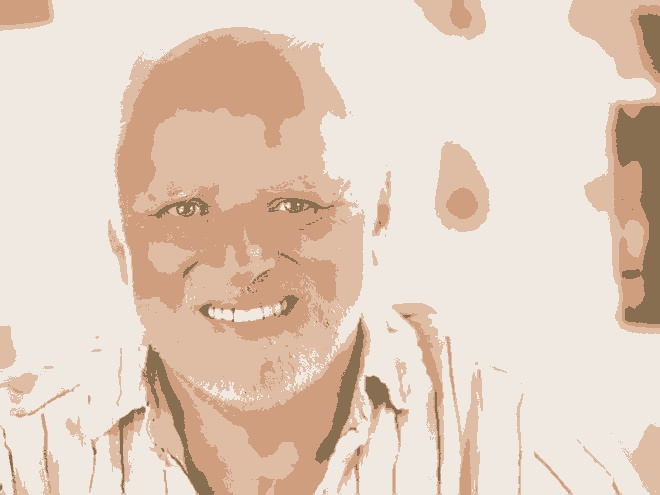
#> input picture images/tmp/tmp2.jpg, 660 x 495 px
$ python iv.py images/tmp/tmp2.jpg   (older library calls are emulated)
#> lines starting #> are read from the running program, lines starting #| are printed output that depends on the picture; after the words box and inside, x2 and y2 are one past the last pixel; in counts of white or black regions, pixels touching at a corner belong together
### comic.py
import sys
import numpy

import cv2


def comic(image):
#> called with image = 'images/tmp/tmp2.jpg'
    img = cv2.imread(image)
#> img is the input picture: shape (495, 660, 3); mean B, G, R 190.6, 206.8, 226.9
    # do edge detection on a grayscale image
    gray = cv2.cvtColor(img, cv2.COLOR_BGRA2GRAY)
    edges = cv2.blur(gray, (3, 3)) # this blur gets rid of some noise
    edges = cv2.Canny(edges, 50, 150, apertureSize=3) # this is the edge detection
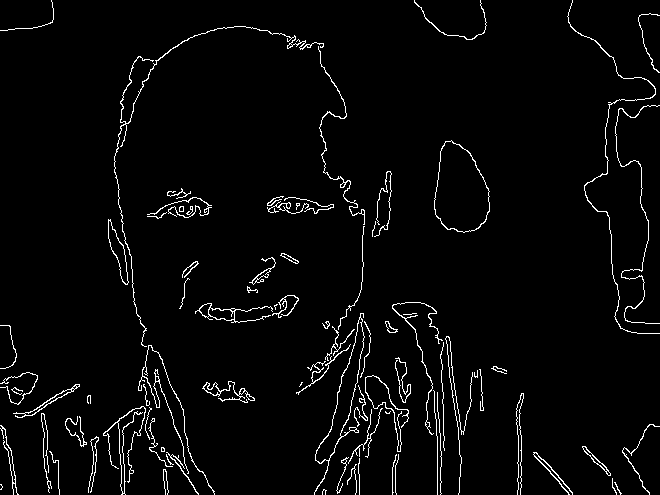
#> edges: shape (495, 660); 3.2% white in thin lines or dots

    # the edges are a bit thin, this blur and threshold make them a bit fatter
    kernel = numpy.ones((3,3), dtype=numpy.float) / 12.0
    edges = cv2.filter2D(edges, 0, kernel)
    edges = cv2.threshold(edges, 50, 255, 0)[1]
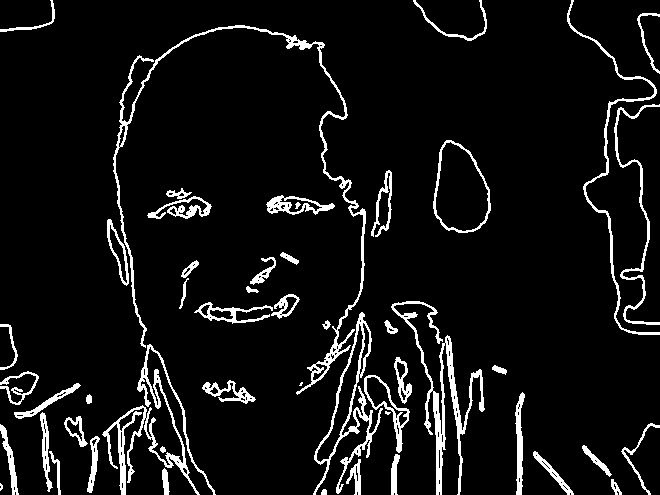
#> edges: shape (495, 660); 7.1% white; 51 white regions (3 under 20 px), largest, box (x1, y1, x2, y2) and area: (113, 25, 366, 395) 3263, (391, 301, 485, 495) 2650, (102, 344, 216, 495) 2543

    # and back to colour...
    edges = cv2.cvtColor(edges, cv2.COLOR_GRAY2BGR)

    # this is the expensive operation, it blurs things but keeps track of
    # colour boundaries or something, heck, just play with it
    shifted = cv2.pyrMeanShiftFiltering(img, 10, 20)

    # now compose with the edges, the edges are white so take them away
    # to leave black
    cv2.imwrite('images/tmp/tmp1.jpg',shifted)

# [5 lines that do not run on import are left out]

### compression.py
import numpy as np
import cv2
import sys
def compress(image):
#> called with image = 'images/tmp/tmp1.jpg'
    img = cv2.imread(image)
    Z = img.reshape((-1,3))

    # convert to np.float32
    Z = np.float32(Z)

    # define criteria, number of clusters(K) and apply kmeans()
    criteria = (cv2.TERM_CRITERIA_EPS + cv2.TERM_CRITERIA_MAX_ITER, 10, 1.0)
    K = 4
    ret,label,center=cv2.kmeans(Z,K,None,criteria,10,cv2.KMEANS_RANDOM_CENTERS)
#> ret = 6246367.3; center = [[164.7, 188.9, 222], [127.8, 158.8, 205.6], [223.9, 232.3, 240.4], [79.42, 109.2, 137.2]]

    # Now convert back into uint8, and make original image
    center = np.uint8(center)
#> center = [[164, 188, 221], [127, 158, 205], [223, 232, 240], [79, 109, 137]]
    res = center[label.flatten()]
    res2 = res.reshape((img.shape))

    cv2.imwrite('images/tmp/tmp2.jpg', res2)

### stylize.py
import numpy as np
from skimage.transform import resize,rescale
from sklearn.ensemble import RandomForestRegressor as RFR
from skimage.color import rgb2lab,lab2rgb
from scipy.spatial.distance import cdist

from time import time
from itertools import product

def coordinate_features(coordinates,n=4):
	x,y = coordinates[:,0],coordinates[:,1]
	features = coordinates
	m = 1
	for _ in range(n):
		features = np.hstack((features,np.column_stack((m*x+y,m*x-y,x+m*y,x-m*y))))
		m *= 2
	return features

def gen_x(w,h,landmarks=None):
	xx,yy = np.meshgrid(np.arange(w),np.arange(h))
	coordinates = np.column_stack((xx.reshape(-1,1),yy.reshape(-1,1)))
	scaled_coordinates = coordinates/np.asarray([[w,h]],dtype=float)

	if landmarks is None:
		features = coordinate_features(scaled_coordinates)
	else:
		features = cdist(scaled_coordinates,landmarks)

	return np.hstack((coordinates,features))

def gen_xy(img,landmarks=None):
	w,h = img.shape[:2]
	X = gen_x(w,h,landmarks)
	x = X[:,0].astype(int)
	y = X[:,1].astype(int)
	Y = img[x,y]
	return X,Y

def pred_to_img(pred,X,w,h):
	pred_img = np.zeros((w,h,3))
	x = X[:,0].astype(int)
	y = X[:,1].astype(int)
	pred_img[x,y] = pred
	return pred_img

def pixel_scale(img,npxs):
	w,h = img.shape[:2]
	x = np.sqrt(npxs/(w*h*3.))
	img = resize(img,(int(round(w*x)),int(round(h*x))))
	return img

def render(img,
		   features='coordinates',
		   ratio=0.00025,
		   iterations=1,
		   lab=True,
		   depth=None,
		   npxs=5e5,
		   anti_aliasing=False,
		   verbose=False):
	"""
	Features decides the inputs for the model, current options are 'coordinates' for coordinate based features
	and 'landmarks' for distance to landmarks features. Render time and memory usage is about 2x using landmarks features.
	Default is 'coordinates'.

	ratio corresponds to the ratio of the size of the smallest details the model is allowed to use compared to the whole image.
	Default is 0.001, 1 would correspond to not fitting to anything while 0 would fit down to individual pixels.

	iterations is how many randomized runs of the base model to use for averaging in the final prediction.
	1 is default is corresponds to sharp boundaries. 10-100 would result in a much smoother more painterly result.
	Render time and memory usage increases linearly with number of iterations.

	lab decides whether to fit the model in lab color space instead of rgb color space.
	Default is True.

	depth decides how many levels of splits the regressor is allowed to have.
	Default is None which corresponds to as many as needed.

	np decides how many pixels to resize the source image to internally for fitting.
	Default is 500,000.

	anti_aliasing decides whether or not to use 2x grid super sampling.
	Default is False. Render time and memory usage will be increased over 2x.

	verbose controls whether to print info about a render
	Default is False.
	"""
	t = time()

	w,h = img.shape[:2]

	wrender,hrender = w,h
	if anti_aliasing:
		wrender,hrender = w*2,h*2

	img_o = pixel_scale(img,npxs)
	wfit,hfit = img_o.shape[:2]

	if lab:
		img = rgb2lab(img_o)

	if features == 'landmarks':
		locations = list(np.linspace(0,1,7))
		landmarks = list(product(locations,locations))
	else:
		landmarks = None

	X,Y = gen_xy(img,landmarks)
	xrender = gen_x(wrender,hrender,landmarks)

	min_samples = int(round(ratio*len(X)))
	model = RFR(n_estimators=iterations,n_jobs=-1,max_depth=depth,random_state=42,min_samples_leaf=min_samples)
	model.fit(X[:,2:],Y)

	pred = model.predict(xrender[:,2:])
	pred_img = pred_to_img(pred,xrender,wrender,hrender)

	if lab:
		pred_img = lab2rgb(pred_img)

	error = np.mean(np.square(resize(pred_img,(wfit,hfit))-img_o))*255.

	if anti_aliasing:
		pred_img = resize(pred_img,(w,h))

	if verbose:
		s =  "%08.3f seconds to render\n"%(time()-t)
		s += "%08.3f error (0-255 scaled)\n"%(error)
		s += "%08.3f min pixels considered\n"%(min_samples)
		print(s)

	return pred_img

### iv.py
import sys
import cv2
import numpy as np
from scipy.misc import imread,imsave
from PIL import Image
from comic import comic
from compression import compress
from stylize import render

img = sys.argv[1]
img1 = comic(img)
img2 = compress('images/tmp/tmp1.jpg')
img3 = render(imread('images/tmp/tmp2.jpg'),ratio=0.001,verbose=True)
#> in pixel_scale, `img = resize(img,(int(round(w*x)),int(round(h*x))))`:
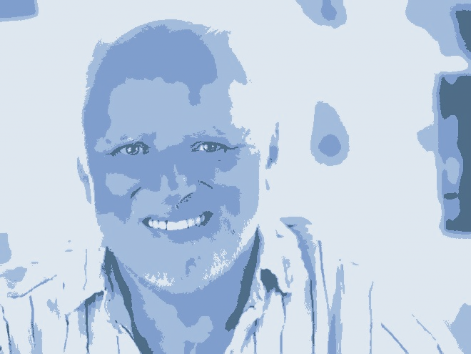
#> img: shape (354, 471, 3) float64; mean of channels 0, 1, 2 0.887, 0.806, 0.741; drawn as B, G, R
#> in render, `img = rgb2lab(img_o)`: img: shape (354, 471, 3) float64; mean of channels 0, 1, 2 83.8, 4.9, 11.2
#> in render, `min_samples = int(round(ratio*len(X)))`: min_samples = 167
#> in render, `error = np.mean(np.square(resize(pred_img,(wfit,hfit))-img_o))*255.`: error = 0.601
#| 0005.953 seconds to render
#| 0000.601 error (0-255 scaled)
#| 0167.000 min pixels considered
img3 = imsave('images/tmp/tmp3.jpg',img3)
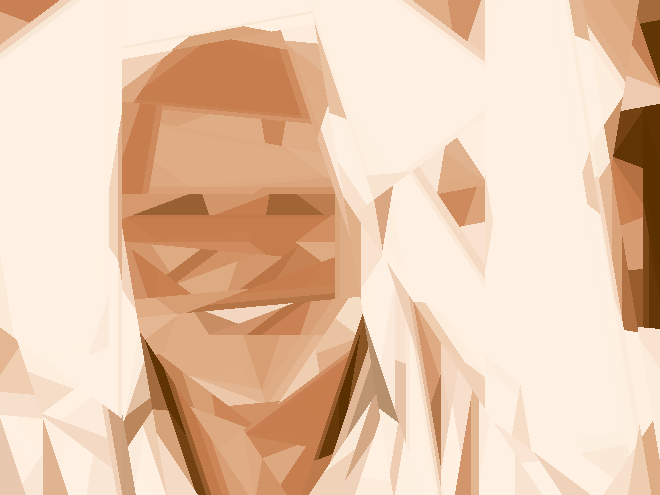
#> saved as tmp3.jpg: PIL image 660x495 RGB; mean R, G, B 232.6, 199.9, 173.6
img4 = render(imread('images/tmp/tmp3.jpg'), depth=4, verbose=True)
#> call 2 of render, with features = 'coordinates', ratio = 0.00025, iterations = 1, lab = True, depth = 4, npxs = 500000, anti_aliasing = False, verbose = True
#> call 2 of pixel_scale, with npxs = 500000
#> in pixel_scale (call 2), `img = resize(img,(int(round(w*x)),int(round(h*x))))`:
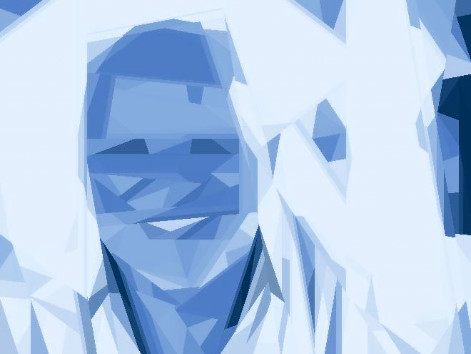
#> img: shape (354, 471, 3) float64; mean of channels 0, 1, 2 0.912, 0.784, 0.683; drawn as B, G, R
#> in render (call 2), `img = rgb2lab(img_o)`: img: shape (354, 471, 3) float64; mean of channels 0, 1, 2 82.5, 8.6, 17.9
#> in render (call 2), `min_samples = int(round(ratio*len(X)))`: min_samples = 42
#> in render (call 2), `pred_img = lab2rgb(pred_img)`:
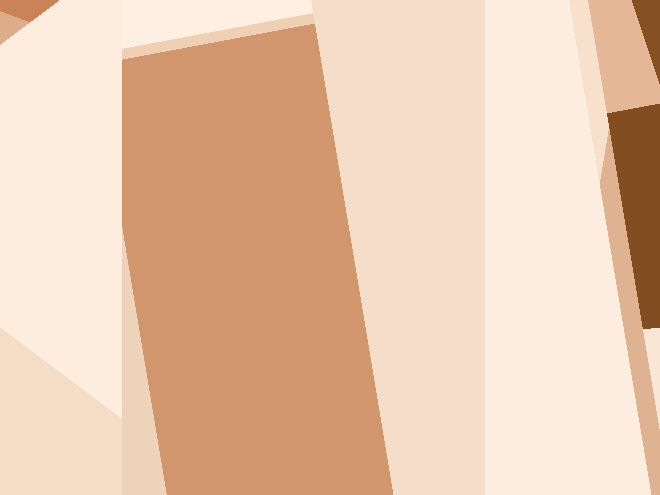
#> pred_img: shape (495, 660, 3) float64; mean R, G, B 0.913, 0.782, 0.681
#> in render (call 2), `error = np.mean(np.square(resize(pred_img,(wfit,hfit))-img_o))*255.`: error = 2.75
#| 0002.085 seconds to render
#| 0002.745 error (0-255 scaled)
#| 0042.000 min pixels considered
img4 = imsave('images/tmp/tmp4.jpg',img4)

list_im = [sys.argv[1], 'images/tmp/tmp2.jpg', 'images/tmp/tmp3.jpg', 'images/tmp/tmp4.jpg']
imgs = [Image.open(i) for i in list_im]
#> imgs = 4 items
min_shape = sorted([(np.sum(i.size), i.size) for i in imgs])[0][1]
#> min_shape = (660, 495)

imgs_comb = np.vstack(np.asarray(i.resize(min_shape)) for i in imgs)
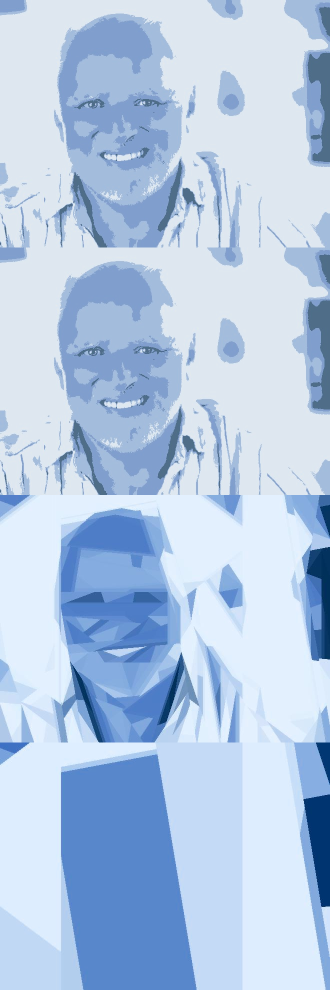
#> imgs_comb: shape (1980, 660, 3) (shown at 1/2 size); mean of channels 0, 1, 2 228.9, 200.8, 178.7; drawn as B, G, R
imgs_comb = Image.fromarray(imgs_comb)
imgs_comb.save('images/tmp/VStack.jpg')

def getSize():
    return min_shape
